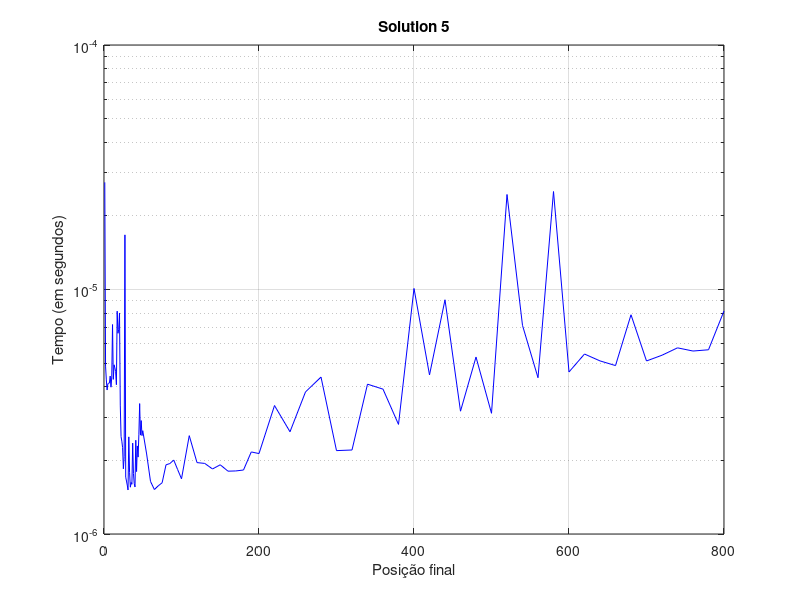

The MATLAB source for this figure:
sol5 = load("data_solution5_107188.txt");

n_sol5 = sol5(:,1);
t_sol5 = sol5(:,4);

semilogy(n_sol5,t_sol5, 'b-')
title("Solution 5")
xlabel("Posição final")
ylabel("Tempo (em segundos)")
grid on;